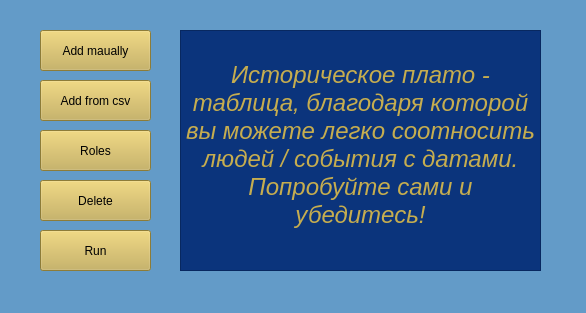
<?xml version="1.0" encoding="UTF-8"?>
<ui version="4.0">
 <class>MainWindow</class>
 <widget class="QMainWindow" name="MainWindow">
  <property name="geometry">
   <rect>
    <x>0</x>
    <y>0</y>
    <width>586</width>
    <height>313</height>
   </rect>
  </property>
  <property name="windowTitle">
   <string>MainWindow</string>
  </property>
  <property name="styleSheet">
   <string notr="true">background-color: rgb(99, 155, 200);</string>
  </property>
  <widget class="QWidget" name="centralwidget">
   <widget class="QPushButton" name="pushButton">
    <property name="geometry">
     <rect>
      <x>40</x>
      <y>30</y>
      <width>111</width>
      <height>41</height>
     </rect>
    </property>
    <property name="styleSheet">
     <string notr="true">background-color: rgb(198, 173, 79);</string>
    </property>
    <property name="text">
     <string>Add maually</string>
    </property>
    <property name="iconSize">
     <size>
      <width>16</width>
      <height>16</height>
     </size>
    </property>
   </widget>
   <widget class="QTextBrowser" name="textBrowser">
    <property name="geometry">
     <rect>
      <x>180</x>
      <y>30</y>
      <width>361</width>
      <height>241</height>
     </rect>
    </property>
    <property name="autoFillBackground">
     <bool>false</bool>
    </property>
    <property name="styleSheet">
     <string notr="true">background-color: rgb(11, 52, 124);</string>
    </property>
    <property name="html">
     <string>&lt;!DOCTYPE HTML PUBLIC &quot;-//W3C//DTD HTML 4.0//EN&quot; &quot;http://www.w3.org/TR/REC-html40/strict.dtd&quot;&gt;
&lt;html&gt;&lt;head&gt;&lt;meta name=&quot;qrichtext&quot; content=&quot;1&quot; /&gt;&lt;style type=&quot;text/css&quot;&gt;
p, li { white-space: pre-wrap; }
&lt;/style&gt;&lt;/head&gt;&lt;body style=&quot; font-family:'MS Shell Dlg 2'; font-size:8.25pt; font-weight:400; font-style:normal;&quot;&gt;
&lt;p align=&quot;center&quot; style=&quot;-qt-paragraph-type:empty; margin-top:0px; margin-bottom:0px; margin-left:0px; margin-right:0px; -qt-block-indent:0; text-indent:0px;&quot;&gt;&lt;br /&gt;&lt;/p&gt;
&lt;p align=&quot;center&quot; style=&quot;-qt-paragraph-type:empty; margin-top:0px; margin-bottom:0px; margin-left:0px; margin-right:0px; -qt-block-indent:0; text-indent:0px;&quot;&gt;&lt;br /&gt;&lt;/p&gt;
&lt;p align=&quot;center&quot; style=&quot; margin-top:0px; margin-bottom:0px; margin-left:0px; margin-right:0px; -qt-block-indent:0; text-indent:0px;&quot;&gt;&lt;span style=&quot; font-size:18pt; font-style:italic; color:#c6ad4f;&quot;&gt;Историческое плато - таблица, благодаря которой вы можете легко соотносить людей / события с датами.&lt;br /&gt;Попробуйте сами и убедитесь!&lt;/span&gt;&lt;/p&gt;&lt;/body&gt;&lt;/html&gt;</string>
    </property>
   </widget>
   <widget class="QPushButton" name="pushButton_csv">
    <property name="geometry">
     <rect>
      <x>40</x>
      <y>80</y>
      <width>111</width>
      <height>41</height>
     </rect>
    </property>
    <property name="styleSheet">
     <string notr="true">background-color: rgb(198, 173, 79);</string>
    </property>
    <property name="text">
     <string>Add from csv</string>
    </property>
    <property name="iconSize">
     <size>
      <width>16</width>
      <height>16</height>
     </size>
    </property>
   </widget>
   <widget class="QPushButton" name="pushButton_Roles">
    <property name="geometry">
     <rect>
      <x>40</x>
      <y>130</y>
      <width>111</width>
      <height>41</height>
     </rect>
    </property>
    <property name="styleSheet">
     <string notr="true">background-color: rgb(198, 173, 79);</string>
    </property>
    <property name="text">
     <string>Roles</string>
    </property>
    <property name="iconSize">
     <size>
      <width>16</width>
      <height>16</height>
     </size>
    </property>
   </widget>
   <widget class="QPushButton" name="pushButton_4">
    <property name="geometry">
     <rect>
      <x>40</x>
      <y>180</y>
      <width>111</width>
      <height>41</height>
     </rect>
    </property>
    <property name="styleSheet">
     <string notr="true">background-color: rgb(198, 173, 79);</string>
    </property>
    <property name="text">
     <string>Delete</string>
    </property>
    <property name="iconSize">
     <size>
      <width>16</width>
      <height>16</height>
     </size>
    </property>
   </widget>
   <widget class="QPushButton" name="pushButton_run">
    <property name="geometry">
     <rect>
      <x>40</x>
      <y>230</y>
      <width>111</width>
      <height>41</height>
     </rect>
    </property>
    <property name="styleSheet">
     <string notr="true">background-color: rgb(198, 173, 79);</string>
    </property>
    <property name="text">
     <string>Run</string>
    </property>
    <property name="iconSize">
     <size>
      <width>16</width>
      <height>16</height>
     </size>
    </property>
   </widget>
  </widget>
  <widget class="QStatusBar" name="statusbar"/>
 </widget>
 <resources/>
 <connections/>
</ui>
